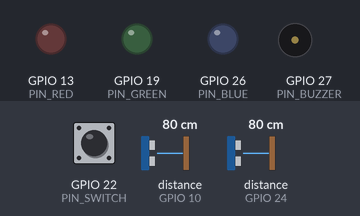
The program below on a simulated Raspberry Pi (BCM pin numbers). Shown: output pins drawn as LEDs (lit = HIGH), buzzer (waves = sounding, pin HIGH). Inputs (shaded band) come from the test bench; at power-on: GPIO 22 (PIN_SWITCH) HIGH, distance to the obstacle (sensors on GPIO 10, GPIO 24) 80 cm. The echo pulse lasts 58.3 µs per cm; databases and web services accept everything at once and return nothing; the clock reads 2024-03-15 10:24:30 at power-on unless the program sets it; library files of the repository ran but are not shown: __init__.py; pins used as bus, display or sensor lines are not drawn; what the program prints to the terminal is not drawn. At 0.0 s the program stops and its outputs stay as they are.

Above: at 0.1 s.
Timing chart, 0 to 1.5 s (numbered marks = the images above):
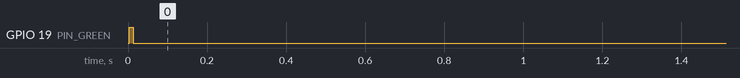

Measured:
- by itself, GPIO 19 (PIN_GREEN): HIGH → LOW at 0.01 s

The program:

main.py
```python
import RPi.GPIO as GPIO
import time
import os
from packages import send_email, send_message, get_response
from utils import parse_reponse, get_current_video, get_lastn_videos


#disable warnings (optional)
GPIO.setwarnings(False)
#Select GPIO Mode
GPIO.setmode(GPIO.BCM)


SERVER_ADDRESS = "http://192.168.43.88:5000"
SAVE_VIDEO_DIR = "temp/stream"
LAST_N = 25
MAX_DIST = 5

# Define GPIO pins
PIN_RED = 13
PIN_GREEN = 19
PIN_BLUE = 26
PIN_BUZZER = 27
PIN_SWITCH = 22
PIN_TRIG1 = 9
PIN_ECHO1 = 10
PIN_TRIG2 = 23
PIN_ECHO2 = 24

# Set GPIO pins as outputs
GPIO.setup(PIN_RED, GPIO.OUT)
GPIO.setup(PIN_GREEN, GPIO.OUT)
GPIO.setup(PIN_BLUE, GPIO.OUT)
GPIO.setup(PIN_BUZZER, GPIO.OUT)
GPIO.setup(PIN_TRIG1, GPIO.OUT)
GPIO.setup(PIN_ECHO1, GPIO.IN)
GPIO.setup(PIN_TRIG2, GPIO.OUT)
GPIO.setup(PIN_ECHO2, GPIO.IN)

# Set switch output line as an input
GPIO.setup(PIN_SWITCH, GPIO.IN, pull_up_down=GPIO.PUD_UP)


def color(red_color, green_color, blue_color):
    GPIO.output(PIN_RED, red_color)
    GPIO.output(PIN_GREEN, green_color)
    GPIO.output(PIN_BLUE, blue_color)

def prox(echo_pin, trig_pin):
    # Send trigger signal
    GPIO.output(trig_pin, GPIO.HIGH)
    time.sleep(0.00001)
    GPIO.output(trig_pin, GPIO.LOW)
    pulse_start = pulse_end = None
    # Measure echo signal
    timeout_start = time.time()
    while GPIO.input(echo_pin) == 0:
        pulse_start = time.time()
        if pulse_start - timeout_start > 0.5:
            return False

    timeout_start = time.time()
    while GPIO.input(echo_pin) == 1:
        pulse_end = time.time()
        if pulse_end - timeout_start > 0.5:
            return False

    if pulse_start is None or pulse_end is None:
        return False

    return round((pulse_end - pulse_start) * 17150, 2) <= MAX_DIST

def main():
    # Set initial color to green
    color(0, 1, 0)

    switch_state = False
    prox1_state = False
    prox2_state = False
    email_state = True
    message_state = False
    video_state = False

    last_motion_type = None
    motion_stack = []

    while True:
        # set color to green
        switch_state = GPIO.input(PIN_SWITCH) is GPIO.LOW
        video_state = False
        prox1_state = False
        prox2_state = False

        if switch_state:
            color(0, 0, 1)

        else:
            prox1_state = prox(PIN_ECHO1, PIN_TRIG1)
            prox2_state = prox(PIN_ECHO2, PIN_TRIG2)

            if prox1_state or prox2_state:
                color(0, 1, 1)

            else:
                video_name = get_current_video()
                print(video_name, f"{SAVE_VIDEO_DIR}/{video_name}", os.path.exists(f"{SAVE_VIDEO_DIR}/{video_name}"))
                if os.path.exists(f"{SAVE_VIDEO_DIR}/{video_name}"):

                    try:
                        response = get_response(f"{SAVE_VIDEO_DIR}/{video_name}", SERVER_ADDRESS)
                        predictions = parse_reponse(response)
                        print(predictions)

                        last_motion_type = predictions[0]

                        if last_motion_type != "Normal":
                            video_state = True
                            color(0, 1, 1)
                    except Exception as e:
                        print("error 1:", e)

                else:
                    color(0, 1, 0)

        # print all states
        print(
            f"switch_state = {switch_state}, prox1_state = {prox1_state}, prox2_state = {prox2_state}, video_state = {video_state}"
        )
        if switch_state or prox1_state or prox2_state or video_state:
            if email_state:
                last_n_videos = get_lastn_videos(LAST_N)
                os.system(f"cat {' '.join([SAVE_VIDEO_DIR + '/' + i for i in last_n_videos])} > {SAVE_VIDEO_DIR}/concat.mp4")
                send_email("Suspicious activity detected. Please check the attached video", f"{SAVE_VIDEO_DIR}/concat.mp4")
            if message_state:
                send_message(f"{SAVE_VIDEO_DIR}/{video_name}")


if __name__ == "__main__":
    try:
        main()
    except Exception as e:
        print(e)
    finally:
        GPIO.cleanup()
```

utils.py
```python
import datetime
import os

def parse_reponse(response):
    res = {i: round(response[i]) for i in response}
    res = {i: res[i] for i in res if res[i] != 0}

    # return the top 3 predictions
    return sorted(res, key=res.get, reverse=True)[:3]

def get_current_video():
    try:
        files = os.listdir("temp/stream")
        if "concat.mp4" in files:
            files.remove("concat.mp4")
        return sorted(files)[-2]
    except IndexError:
        return None
    # return (datetime.datetime.now() - datetime.timedelta(seconds=1)).strftime("%Y-%m-%d_%H:%M:%S")

def get_lastn_videos(n):
    try:
        files = os.listdir("temp/stream")
        if "concat.mp4" in files:
            files.remove("concat.mp4")
        return sorted(os.listdir("temp/stream"))[-n:]
    except IndexError:
        return None
    
```

sms.py
```python
from twilio.rest import Client

# Twilio account SID and auth token


class Message:
    def __init__(self):
        account_sid = "AC697800ca16cc2e60885dae60b39311a3"
        auth_token = "8fda756a2115ce154055fead1f9cdd76"

        # Twilio phone number and recipient phone number
        self.twilio_number = '+14176092345'
        self.recipient_number = '+251936726259'
        # Create a Twilio client
        self.client = Client(account_sid, auth_token)

    def send_message(self, body):
        # Send an SMS message
        message = self.client.messages.create(
            body=body,
            from_=self.twilio_number,
            to=self.recipient_number
        )

        # Print the message SID
        print("Message SID:", message.sid)

mes = Message()

send_message = mes.send_message
```

mail.py
```python
import smtplib
from email.mime.multipart import MIMEMultipart
from email.mime.text import MIMEText
from email.mime.base import MIMEBase
from email import encoders

def send_email(message, video_file, subject="Alert"):
    # Email details
    sender_email = 'techlab.leul@gmail.com'
    sender_password = 'wajnmktcvnmvcpkc'
    recipient_email = 'yohannesmelese4@gmail.com'

    # Video file details

    # Create a multipart message
    msg = MIMEMultipart()
    msg['From'] = sender_email
    msg['To'] = recipient_email
    msg['Subject'] = subject

    # Add the message body
    msg.attach(MIMEText(message, 'plain'))

    # Open the video file in binary mode
    with open(video_file, 'rb') as f:
        # Create a MIME base object
        video_part = MIMEBase('application', 'octet-stream')
        video_part.set_payload(f.read())

    # Encode the video file
    encoders.encode_base64(video_part)
    video_part.add_header('Content-Disposition', f'attachment; filename={video_file}')

    # Add the video attachment to the email
    msg.attach(video_part)

    try:
        # Create a secure connection with the SMTP server
        server = smtplib.SMTP('smtp.gmail.com', 587)
        server.starttls()
        server.login(sender_email, sender_password)

        # Send the email
        server.sendmail(sender_email, recipient_email, msg.as_string())
        print('Email sent successfully!')

    except Exception as e:
        print('An error occurred while sending the email:', str(e))

    finally:
        # Close the SMTP connection
        server.quit()
```

cli.py
```python
import requests
import json

def get_response(video_dir, server_address):


	url = server_address + "/predict"

	# The 'file' key here must match the key in request.files['file'] on the server.
	data = {
		'file': open(video_dir, 'rb')
	}

	response = requests.post(url, files=data)

	return json.loads(response.text)
```
